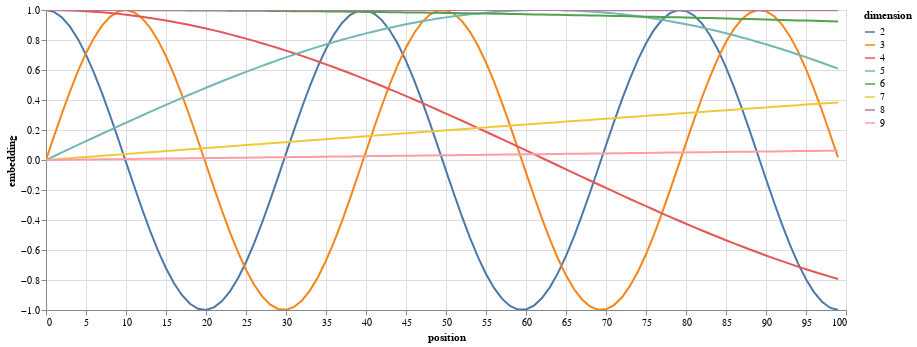

The cell this chart's notebook holds for it:
### Code cell
import altair as alt
import pandas as pd

cis100, freqs_cos100, freqs_sin100 = precompute_freqs_cis(10, 100)
# data = freqs_cos100
print(torch.view_as_real(cis100).flatten(1).shape)
data = torch.view_as_real(cis100).flatten(1)
# data = torch.concat([freqs_cos100, freqs_sin100], dim=1)  # (100, 10)
data = pd.concat(
    [
        pd.DataFrame(
            {
                "embedding": data[:, dim],
                "dimension": dim,
                "position": list(range(100)),
            }
        )
        for dim in range(2, data.shape[-1])
    ]
)
alt.Chart(data) \
    .mark_line() \
    .properties(width=800) \
    .encode(x="position", y="embedding", color="dimension:N") \
    .interactive()

# The positional embeddings are waves. Each dimension is a wave with a different frequency.
# Why not just use a single wave? Why use multiple waves?
# The answer is that waves are periodic. Given a long enough sequence, a single wave will repeat itself.
# This is not what we want. We want each position to have a unique embedding. If we use multiple waves,
# then the combination of waves will be unique for each position.

### Figure 1 — Vega-Lite specification as saved in the notebook (floating-point values rounded to 4 significant figures; data arrays with more than 128 entries replaced by an {"elided": "..."} marker saying what was removed)
{"config": {"view": {"continuousWidth": 300, "continuousHeight": 300}}, "data": {"name": "data-754a4179147eb3a9afc4de586113c2cb"}, "mark": {"type": "line"}, "encoding": {"color": {"field": "dimension", "type": "nominal"}, "x": {"field": "position", "type": "quantitative"}, "y": {"field": "embedding", "type": "quantitative"}}, "params": [{"name": "param_14", "select": {"type": "interval", "encodings": ["x", "y"]}, "bind": "scales"}], "width": 800, "$schema": "https://vega.github.io/schema/vega-lite/v5.8.0.json", "datasets": {"data-754a4179147eb3a9afc4de586113c2cb": {"elided": "800 records"}}}
